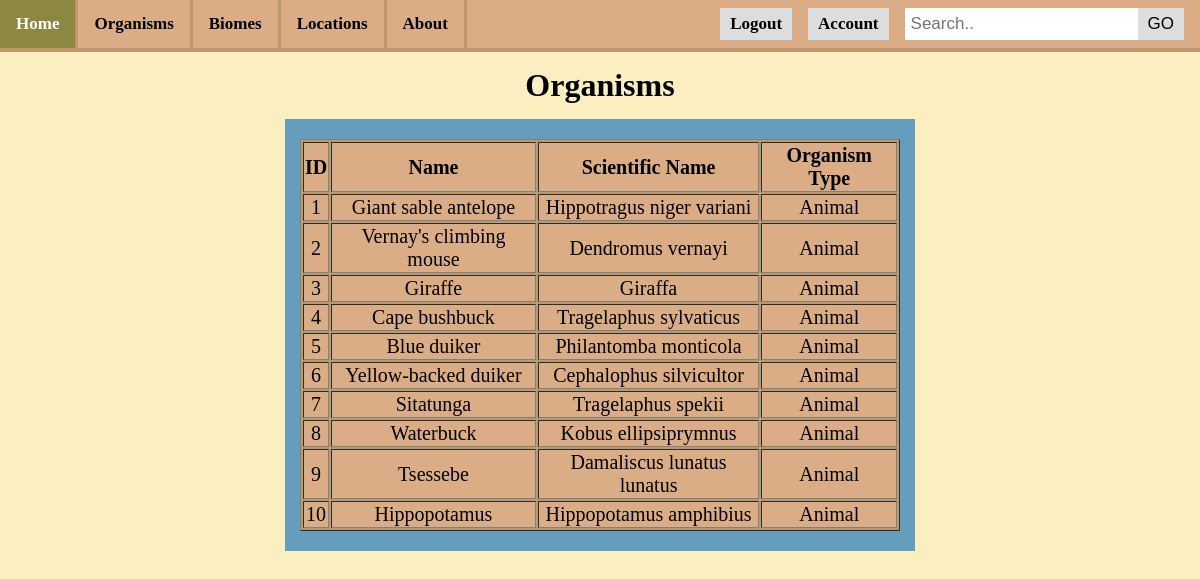
The app's page /organisms.php (signed in) with its own data.
### tables this page shows
CREATE TABLE organism (
    organismID int AUTO_INCREMENT,
    orgName VARCHAR(30),
    sciName VARCHAR(30),
    orgType VARCHAR(30),
    PRIMARY KEY (organismID)
);

### phpFunctions.php (the view, shortened to what this page needs)
<?php
function show_organism($conn) {
	$sql = "SELECT organismID, orgName, sciName, orgType FROM organism";
	$result = $conn->query($sql);
		if ($result->num_rows > 0) {
			echo '<table border>';
			echo '<thead><tr>';
			echo '<th>'."ID".'</th>'.'<th>'."Name".'</th>'.'<th>'."Scientific Name".'</th>'.'<th>'."Organism Type".'</th>';
			echo '</tr></thead>';
			echo '<tbody>';
			while($row = $result->fetch_assoc()) {
				echo '<tr>';
				echo "<td>" . $row["organismID"]. "</td>";
				echo "<td>" . $row["orgName"]. "</td>";
				echo "<td>" . $row["sciName"]. "</td>";
				echo "<td>" . $row["orgType"]. "</td>";
				echo '</tr>';
			}
			echo '</tbody>';
			echo '</table>';
		}
		else {
			echo "No Organisms Found";
		}
}
?>

### style.css (style rules this page uses)
#hellspawn { min-height:900px; background-color: #fbeec1; margin: 0; padding: 0; border: 0; }
#paraOne table { text-align: center; margin-left: auto; margin-right: auto; color: black; background-color: #bc986a; }
#paraOne td, th { background-color: #daad86; font-size: 20px; }

### records on screen
organism: organismID "1", orgName "Giant sable antelope", sciName "Hippotragus niger variani", orgType "Animal"
organism: organismID "2", orgName "Vernay's climbing mouse", sciName "Dendromus vernayi", orgType "Animal"
organism: organismID "3", orgName "Giraffe", sciName "Giraffa", orgType "Animal"
organism: organismID "4", orgName "Cape bushbuck", sciName "Tragelaphus sylvaticus", orgType "Animal"
organism: organismID "5", orgName "Blue duiker", sciName "Philantomba monticola", orgType "Animal"
organism: organismID "6", orgName "Yellow-backed duiker", sciName "Cephalophus silvicultor", orgType "Animal"
organism: organismID "7", orgName "Sitatunga", sciName "Tragelaphus spekii", orgType "Animal"
organism: organismID "8", orgName "Waterbuck", sciName "Kobus ellipsiprymnus", orgType "Animal"
organism: organismID "9", orgName "Tsessebe", sciName "Damaliscus lunatus lunatus", orgType "Animal"
organism: organismID "10", orgName "Hippopotamus", sciName "Hippopotamus amphibius", orgType "Animal"
